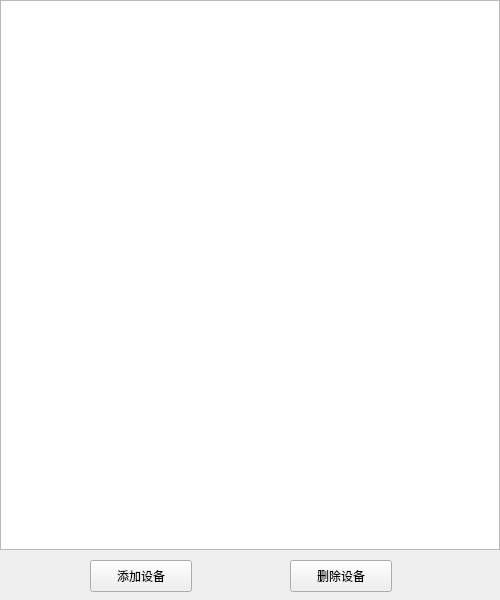
<?xml version="1.0" encoding="UTF-8"?>
<ui version="4.0">
 <class>DeviceManager</class>
 <widget class="QWidget" name="DeviceManager">
  <property name="geometry">
   <rect>
    <x>0</x>
    <y>0</y>
    <width>500</width>
    <height>600</height>
   </rect>
  </property>
  <property name="windowTitle">
   <string>Form</string>
  </property>
  <widget class="ListView" name="DeviceList">
   <property name="geometry">
    <rect>
     <x>0</x>
     <y>0</y>
     <width>500</width>
     <height>550</height>
    </rect>
   </property>
  </widget>
  <widget class="PushButton" name="AddDeviceButton">
   <property name="geometry">
    <rect>
     <x>90</x>
     <y>560</y>
     <width>102</width>
     <height>32</height>
    </rect>
   </property>
   <property name="text">
    <string>添加设备</string>
   </property>
  </widget>
  <widget class="PushButton" name="DelDeviceButton">
   <property name="geometry">
    <rect>
     <x>290</x>
     <y>560</y>
     <width>102</width>
     <height>32</height>
    </rect>
   </property>
   <property name="text">
    <string>删除设备</string>
   </property>
  </widget>
 </widget>
 <customwidgets>
  <customwidget>
   <class>PushButton</class>
   <extends>QPushButton</extends>
   <header>qfluentwidgets</header>
  </customwidget>
  <customwidget>
   <class>ListView</class>
   <extends>QListView</extends>
   <header>qfluentwidgets</header>
  </customwidget>
 </customwidgets>
 <resources/>
 <connections/>
</ui>
